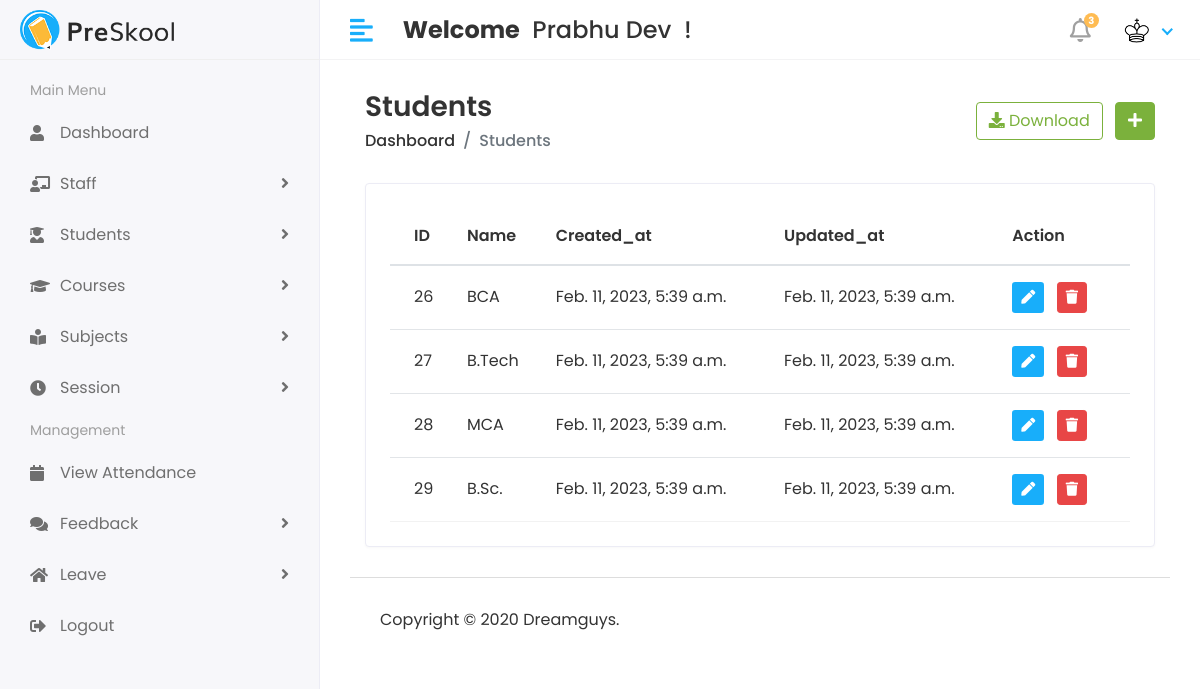
The app's page /Hod/Course/view (signed in), older data.
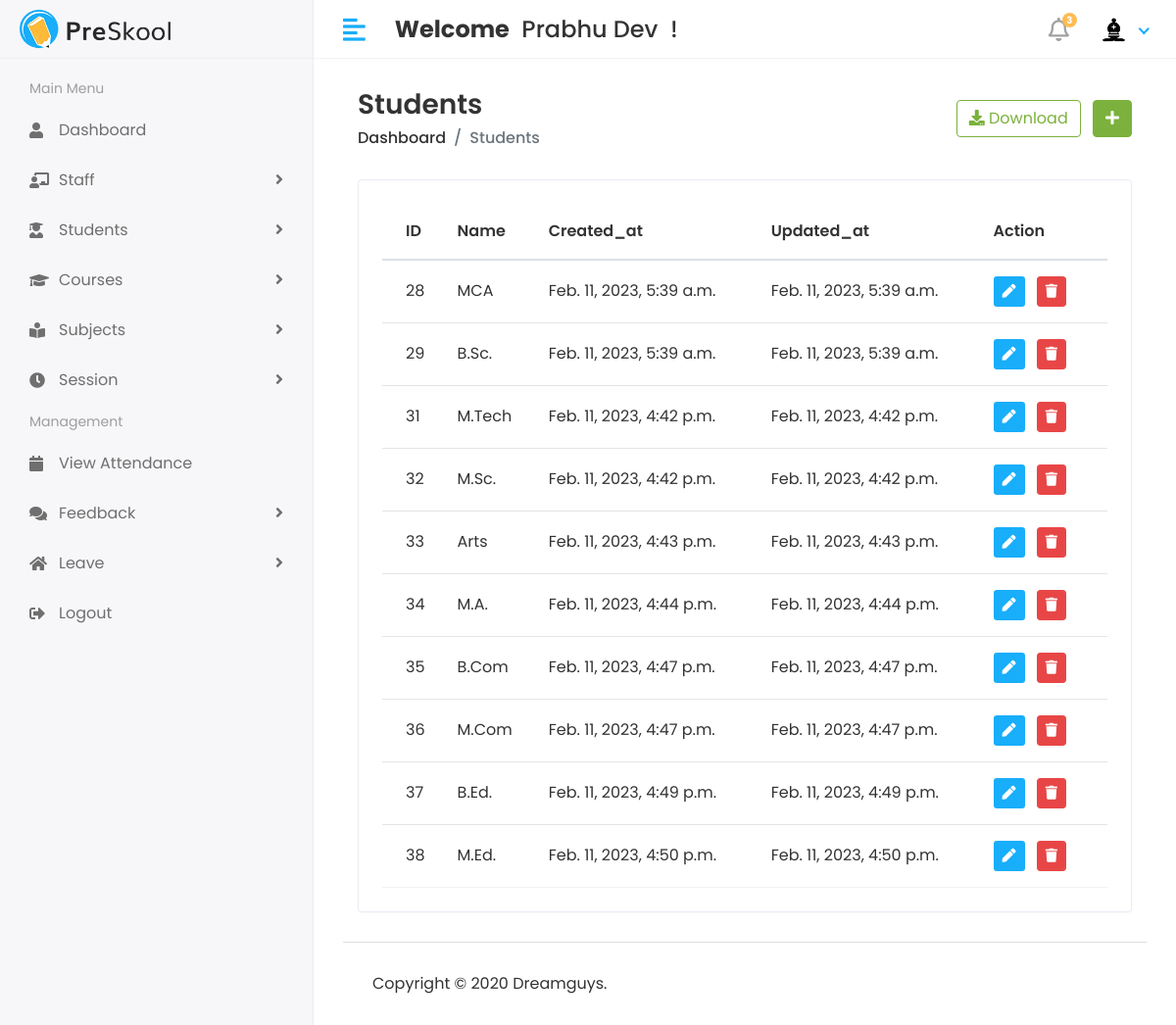
The same page, newer data.
### myApp/models.py (models this page shows, shortened)
class CustomUser(AbstractUser):
  USER = (
    (1, 'HOD'),
    (2, 'STAFF'),
    (3, 'STUDENT'),
  )
  user_type = models.CharField(choices=USER, max_length=50, default=1)
  profile_Pic = models.ImageField(upload_to='media/profilePic')

class Course(models.Model):
  objects = None
  course_name = models.CharField(max_length=100)
  create_date = models.DateTimeField(auto_now_add=True)
  update_date = models.DateTimeField(auto_now=True)

### StudentManagementProject/Hod_Views.py (the view)
@login_required(login_url='/')
def view_course(request):
  course = Course.objects.all()
  context = {
    'courses': course
  }
  return render(request, "Hod/view_course.html", context)

### templates/Hod/view_course.html (shortened to what this page needs)
{% extends 'base.html' %}
{% block content %}
{% load static %}
<div class="content container-fluid">
   <div class="page-header">
      <div class="row align-items-center">
         <div class="col">
            <h3 class="page-title">Students</h3>
            <ul class="breadcrumb">
               <li class="breadcrumb-item"><a href="{% url 'hod_home' %}">Dashboard</a></li>
               <li class="breadcrumb-item active">Students</li>
            </ul>
         </div>
         <div class="col-auto text-right float-right ml-auto">
            <a href="#" class="btn btn-outline-success mr-2"><i class="fas fa-download"></i> Download</a>
            <a href="{% url 'add_course' %}" class="btn btn-success"><i class="fas fa-plus"></i></a>
         </div>
      </div>
   </div>
   <div class="row">
      <div class="col-sm-12">
         <div class="card card-table">
            <div class="card-body">
               <div class="table-responsive">
                  <table class="table table-hover table-center mb-0 datatable">
                     <thead>
                        <tr>
                           <th>ID</th>
                           <th>Name</th>
                           <th>Created_at</th>
                           <th>Updated_at</th>
                           <th class="text-left">Action</th>
                        </tr>
                     </thead>
                     <tbody>
                     {% for i in courses %}
                        <tr>
                           <td>{{i.id}}</td>
                           <td>{{i.course_name}}</td>
                           <td>{{i.create_date}}</td>
                           <td>{{i.update_date}}</td>
                           <td>
                              <div class="actions">
                                 <a href="{% url 'edit_course' i.id %}" class="btn btn-sm bg-success-light mr-2">
                                 <i class="fas fa-pen"></i>
                                 </a>
                                 <a href="" class="btn btn-sm btn-danger" data-toggle="modal" data-target="#exampleModal">
                                   <i class="fas fa-trash"></i>
                                 </a>
                              </div>
                           </td>
                        </tr>
                     {% endfor %}
                     </tbody>
                  </table>
               </div>
            </div>
         </div>
      </div>
   </div>
</div>
{% endblock %}

### templates/includes/header.html (shortened to what this page needs)
{% load static %}
<div class="header">
  <div class="header-left">
    <a href="index.html" class="logo">
      <img src="{% static 'assets/img/logo.png' %}" alt="Logo">
    </a>
  </div>
  <a href="javascript:void(0);" id="toggle_btn">
    <i class="fas fa-align-left"></i>
  </a>
  <div class="top-nav-search mt-3">
    <h4><strong>Welcome</strong>&nbsp; <span>{{ user.first_name }} {{ user.last_name}}</span>&nbsp; !</h4>
  </div>
  <ul class="nav user-menu">
    <li class="nav-item dropdown noti-dropdown">
      <a href="#" class="dropdown-toggle nav-link" data-toggle="dropdown">
        <i class="far fa-bell"></i> <span class="badge badge-pill">3</span>
      </a>
    </li>
    <li class="nav-item dropdown has-arrow">
      <a href="#" class="dropdown-toggle nav-link" data-toggle="dropdown">
        {% if user.profile_Pic == "" %}
        <span class="user-img"><img class="rounded-circle" src="{% static 'assets/img/no-img.jpg' %}" width="31" alt="{{user.first_name}}'s Pic"></span>
        {% else %}
        <span class="user-img"><img class="rounded-circle" src="/{{user.profile_Pic}}" width="31" alt="{{user.first_name}}'s Pic"></span>
        {% endif %}
      </a>
    </li>
  </ul>
</div>

Row changes from the older to the newer data that the page shows:
removed Course: id "26", course_name "BCA", create_date "Feb. 11, 2023, 5:39 a.m.", update_date "Feb. 11, 2023, 5:39 a.m."
removed Course: id "27", course_name "B.Tech", create_date "Feb. 11, 2023, 5:39 a.m.", update_date "Feb. 11, 2023, 5:39 a.m."
changed CustomUser "Prabhu": profile_Pic: a different picture
added Course: id "31", course_name "M.Tech", create_date "Feb. 11, 2023, 4:42 p.m.", update_date "Feb. 11, 2023, 4:42 p.m."
added Course: id "32", course_name "M.Sc.", create_date "Feb. 11, 2023, 4:42 p.m.", update_date "Feb. 11, 2023, 4:42 p.m."
added Course: id "33", course_name "Arts", create_date "Feb. 11, 2023, 4:43 p.m.", update_date "Feb. 11, 2023, 4:43 p.m."
added Course: id "34", course_name "M.A.", create_date "Feb. 11, 2023, 4:44 p.m.", update_date "Feb. 11, 2023, 4:44 p.m."
added Course: id "35", course_name "B.Com", create_date "Feb. 11, 2023, 4:47 p.m.", update_date "Feb. 11, 2023, 4:47 p.m."
added Course: id "36", course_name "M.Com", create_date "Feb. 11, 2023, 4:47 p.m.", update_date "Feb. 11, 2023, 4:47 p.m."
added Course: id "37", course_name "B.Ed.", create_date "Feb. 11, 2023, 4:49 p.m.", update_date "Feb. 11, 2023, 4:49 p.m."
added Course: id "38", course_name "M.Ed.", create_date "Feb. 11, 2023, 4:50 p.m.", update_date "Feb. 11, 2023, 4:50 p.m."
